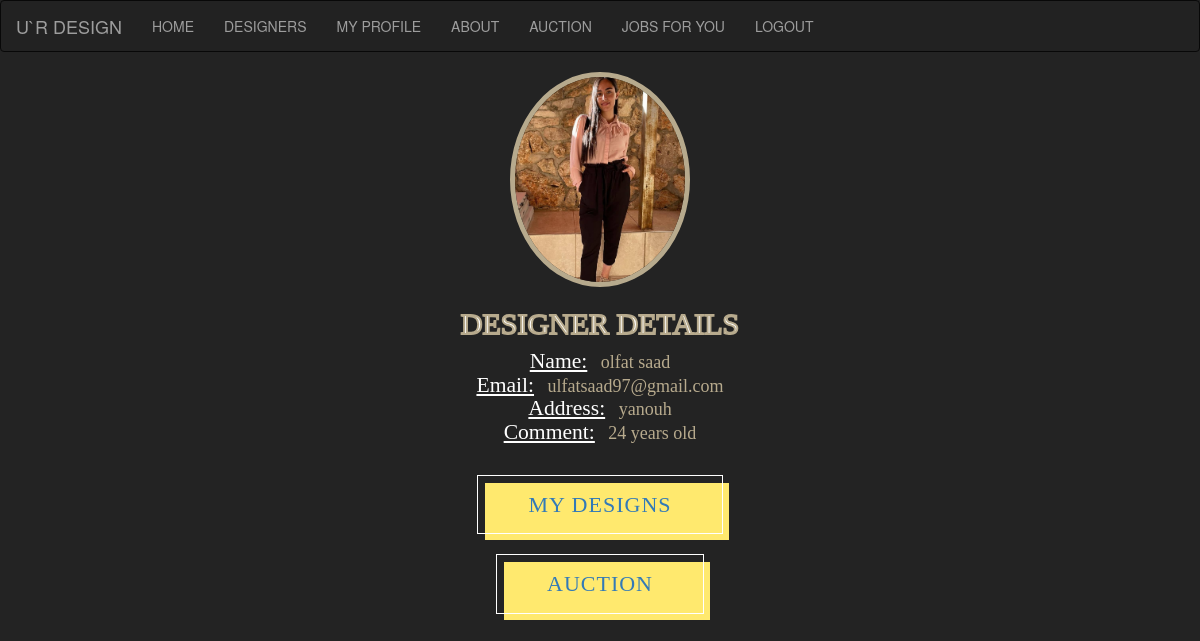
Page /profile.php (signed in) on the committed database.
### tables this page shows
CREATE TABLE IF NOT EXISTS `registeration` (
  `id` int(11) NOT NULL AUTO_INCREMENT,
  `fullname` varchar(50) NOT NULL,
  `email` varchar(50) NOT NULL,
  `password` varchar(30) NOT NULL,
  `address` varchar(20) NOT NULL,
  `comment` varchar(50) NOT NULL,
  `gender` varchar(10) NOT NULL,
  `image` text NOT NULL,
  PRIMARY KEY (`id`)
);

### profile.php (the view, shortened to what this page needs)
<?php
	include "connection.php";
?>
<html>
<head>
	<link rel="stylesheet" href="https://unpkg.com/purecss@2.0.6/build/pure-min.css">
	<link rel="stylesheet" href="https://maxcdn.bootstrapcdn.com/bootstrap/3.4.1/css/bootstrap.min.css">
</head>
<body style="background-color:#232323">
<?php
 include "navbar.php";
 ?>
		<div class="centered">
            <?php
				if($_SESSION['id']!=null)
					$id = $_SESSION['id'];
				else
					echo "Session not set yet.";
				$record = mysqli_query($con , "SELECT * FROM registeration WHERE id = '$id'");
				$data = mysqli_fetch_array($record);
			?>
			<img class="img" src="image/<?php echo $data["image"]; ?>" alt="Avatar" style="width:180px"><br>
			<h2 style= "font-family:fantasy;color: #ffffff; -webkit-text-stroke-width:2px; -webkit-text-stroke-color:#b7aa8d;">DESIGNER DETAILS</h2>
			<h4 style="font-family:fantasy; color:#b7aa8d">
				<u style="font-size:120%;color:#ffffff">Name:</u>&nbsp &nbsp<?php echo $data['fullname'];?> <br>
				<u style="font-size:120%;color:#ffffff">Email:</u>&nbsp &nbsp<?php echo $data['email'];?> <br>
				<u style="font-size:120%;color:#ffffff">Address:</u>&nbsp &nbsp<?php echo $data['address'];?> <br>
				<u style="font-size:120%;color:#ffffff">Comment:</u>&nbsp &nbsp<?php echo $data['comment'];?> <br>
			</h4>
	<br>
  <a class="nav-link f" href="MYDESIGNS.php">
<button class="fill" type="submit"  name="companypage">MY DESIGNS</button>
</a><br><br>
<a class="nav-link f" href="auction2.php">
<button class="fill" type="submit"  name="userpage">AUCTION</button>
</a><br><br>
</body>
</html>

### profile.php (style rules this page uses)
.centered { text-align: center; }
.f { font-family:cursive ; }
.img { border-radius: 100%; border: 5px solid #b7aa8d; }
.fill { font-size: 22px; font-weight: 200; letter-spacing: 1px; padding: 13px 50px 13px; outline: 0; border: 1px solid white; cursor: pointer; position: relative; background-color: rgba(0, 0, 0, 0); }
.fill::after { content: ""; background-color: #ffe96e; width: 100%; z-index: -1; position: absolute; height: 100%; top: 7px; left: 7px; transition: 0.2s; }

### rows in the picture
registeration: image (picture), fullname "olfat saad", email "ulfatsaad97@gmail.com", address "yanouh", comment "24 years old"
